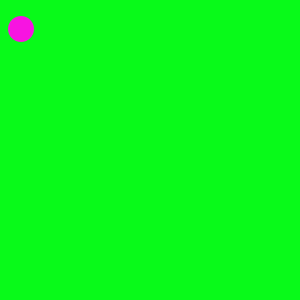
Frame 1 (no input)
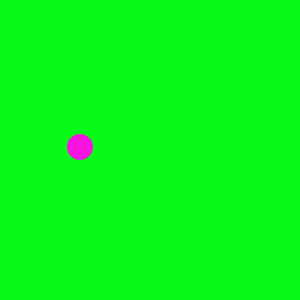
Frame 60 (the mouse pressed at the canvas centre just before this capture)
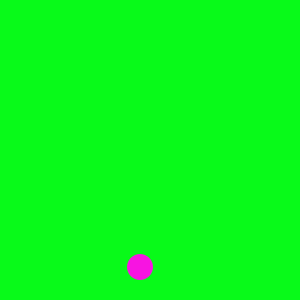
Frame 120 (the mouse held since frame 60 and released just before this capture)

The Processing sketch that drew these frames (run headless with seeded random() and noise(); from frame 60 on, the mouse is pressed at the canvas centre):

// Processing sketch: processing_66290
// ── processing_66290.pde

void setup() {
  
size(300,300);
smooth();
background(8,250,25);

xPos=20;
xVelocity=1;
yPos=27;
yVelocity=2;
}

int xPos;
int xVelocity;
int yPos;
int yVelocity;

void draw(){
  background(8,250,25);
 xPos=xPos+xVelocity;
 yPos=yPos+yVelocity;
 noStroke();
 fill(247,20,225);
 ellipse(xPos, yPos, 26, 26);


if(xPos<13==true||xPos>287==true){
///xVelocity+1=true;  
 xVelocity=xVelocity*(-1);//=true;
}

if(yPos<13==true||yPos>287==true){
  yVelocity=yVelocity*(-1);//=true;
//xPos=5&&yPos=7=true;
}}
